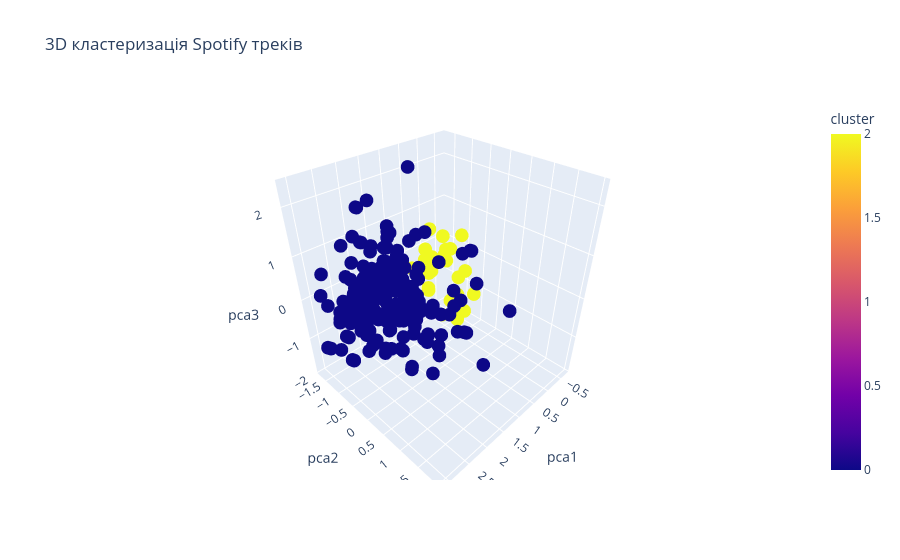

Notebook cell for this chart:
### Markdown cell above
<font size="4">**4. Візуалізація кластерів у просторі головних компонент**</font>

Оскільки дані мають велику кількість ознак, для їх візуалізації було застосовано метод головних компонент (PCA), який дозволяє зменшити розмірність простору ознак із мінімальною втратою інформації.

Дані було зведено до двох (або трьох) головних компонент, після чого побудовано графік розсіювання. Кожна точка на графіку відповідає окремому треку, а колір точки визначається її кластером.

Для покращення читабельності візуалізації використовувалися лише треки з високим рівнем популярності (≥ 85).

### Code cell
from sklearn.decomposition import PCA

pca = PCA(n_components=2)
X_pca = pca.fit_transform(X_scaled)

df['pca1'] = X_pca[:, 0]
df['pca2'] = X_pca[:, 1]

df_plot = df[df['popularity'] >= 85]

import seaborn as sns

plt.figure(figsize=(8,6))
sns.scatterplot(
    data=df_plot,
    x='pca1',
    y='pca2',
    hue='cluster',
    palette='viridis'
)
plt.title("Кластери (PCA 2D)")
plt.show()

import plotly.express as px

pca = PCA(n_components=3)
X_pca3 = pca.fit_transform(X_scaled)

df['pca1'] = X_pca3[:, 0]
df['pca2'] = X_pca3[:, 1]
df['pca3'] = X_pca3[:, 2]

df_plot = df[df['popularity'] >= 85]

fig = px.scatter_3d(
    df_plot,
    x='pca1',
    y='pca2',
    z='pca3',
    color='cluster',
    title="3D кластеризація Spotify треків"
)

fig.show()

### Figure 1 — Plotly figure (JSON) as saved in the notebook; plotly's stock layout.template omitted (floating-point values rounded to 4 significant figures; data arrays with more than 128 entries replaced by an {"elided": "..."} marker saying what was removed)
{"data": [{"hovertemplate": "pca1=%{x}<br>pca2=%{y}<br>pca3=%{z}<br>cluster=%{marker.color}<extra></extra>", "legendgroup": "", "marker": {"color": {"elided": "417 int values"}, "coloraxis": "coloraxis", "symbol": "circle"}, "mode": "markers", "name": "", "scene": "scene", "showlegend": false, "type": "scatter3d", "x": {"elided": "417 float values"}, "y": {"elided": "417 float values"}, "z": {"elided": "417 float values"}}], "layout": {"coloraxis": {"colorbar": {"title": {"text": "cluster"}}, "colorscale": [[0, "#0d0887"], [0.1111, "#46039f"], [0.2222, "#7201a8"], [0.3333, "#9c179e"], [0.4444, "#bd3786"], [0.5556, "#d8576b"], [0.6667, "#ed7953"], [0.7778, "#fb9f3a"], [0.8889, "#fdca26"], [1, "#f0f921"]]}, "legend": {"tracegroupgap": 0}, "scene": {"domain": {"x": [0, 1], "y": [0, 1]}, "xaxis": {"title": {"text": "pca1"}}, "yaxis": {"title": {"text": "pca2"}}, "zaxis": {"title": {"text": "pca3"}}}, "title": {"text": "3D кластеризація Spotify треків"}}}
